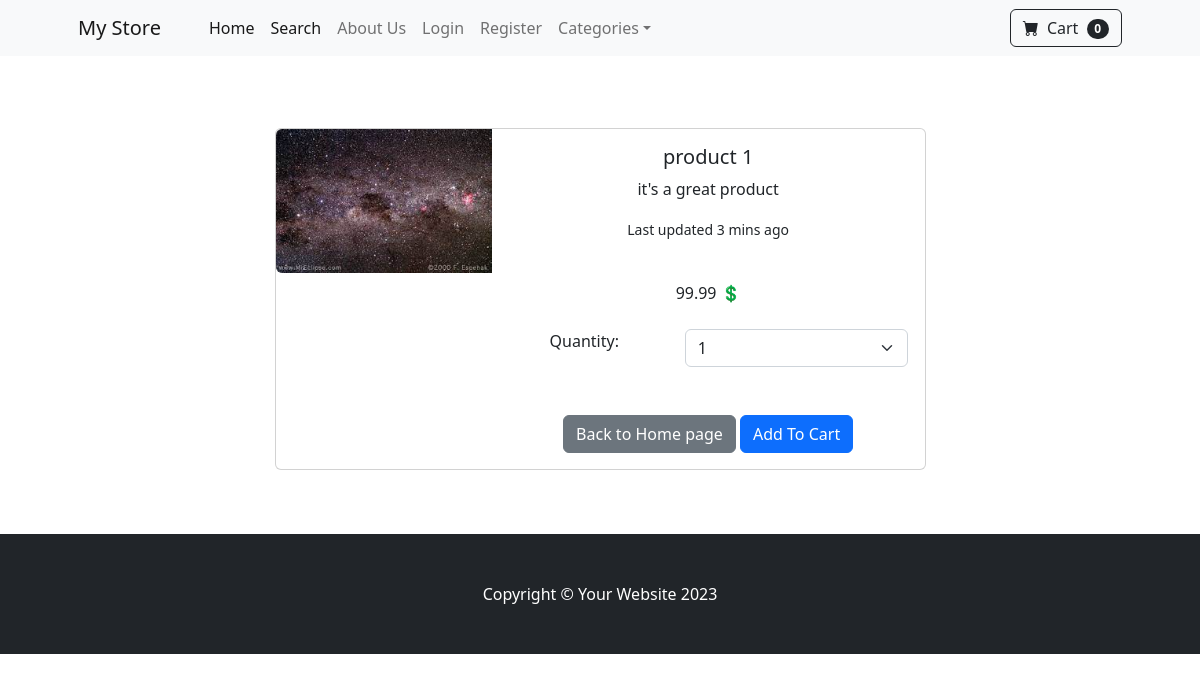
Page /product/1 on the committed database.
### store/models.py (models this page shows, shortened)
class Product(models.Model):
    name = models.CharField(max_length=100)
    price = models.DecimalField(default=0, decimal_places=2, max_digits=10)
    category = models.ForeignKey(Category, on_delete=models.CASCADE, default=1)
    description = models.CharField(max_length=500, default='', blank=True, null=True)
    image = models.ImageField(upload_to='uploads/product/')
    in_sale = models.BooleanField(default=False)
    sale_price = models.DecimalField(default=0, decimal_places=2, max_digits=10)

### store/views.py (the view)
# urls.py: path('product/<int:pk>', views.product, name='product'),
def product(request, pk):
    product = Product.objects.get(id=pk)
    return render(request, 'product.html', {'product': product})

### cart/cart.py (called while the page is built)
    def __len__(self):
        return len(self.cart)

### cart/context_processors.py (called while the page is built)
def cart(request):
    return {'cart': Cart(request)}

### store/templates/product.html (shortened to what this page needs)
{% extends 'base.html' %}
{% block content %}
        <br><br><br>
        <div class="container">
            <div class="row">
                <center>
                    <div class="col-lg-7 col-ld-7 col-sm-9 col-12">
                        <div class="card mb-3">
                          <div class="row g-0">
                            <div class="col-md-4">
                              <img src="{{ product.image.url }}" class="img-fluid rounded-start" alt="...">
                            </div>
                            <div class="col-md-8">
                              <div class="card-body">
                                <h5 class="card-title">{{ product.name }}</h5>
                                <p class="card-text">{{ product.description }}</p>
                                <p class="card-text"><small class="text-body-secondary">Last updated 3 mins ago</small></p>
                                  <br>
                                  {% if product.in_sale %}
                                    <span class="text-muted text-decoration-line-through">{{ product.price }} 💲</span><br>
                                    {{ product.sale_price }} 💲
                                    {% else %}
                                    {{ product.price }} 💲
                                    {% endif %}
                                  <br><br>
                                  <div class="row justify-content-center">
                                      <div class="col-lg-5 col-ld-5 col-sm-5 col-12">Quantity:</div>
                                      <div class="col-lg-7 col-ld-7 col-sm-7 col-12">
                                            <select class="form-select" id="qty-cart">
                                              <option value="1">1</option>
                                            </select>
                                      </div>
                                  </div>
                                  <br><br>
                                  <a href="{% url 'home' %}" class="btn btn-secondary">Back to Home page</a>
                                  <button type="button" value="{{ product.id }}" class="btn btn-primary" id="add-cart">Add To Cart</button>
                              </div>
                            </div>
                          </div>
                        </div>
                    </div>
                </center>
            </div>
        </div>
        <br><br>
{% endblock %}

### rows in the picture
Product: image (picture), name "product 1", description "it's a great product", price "99.99"

### other values in the picture
{{ cart|length }} "0"
